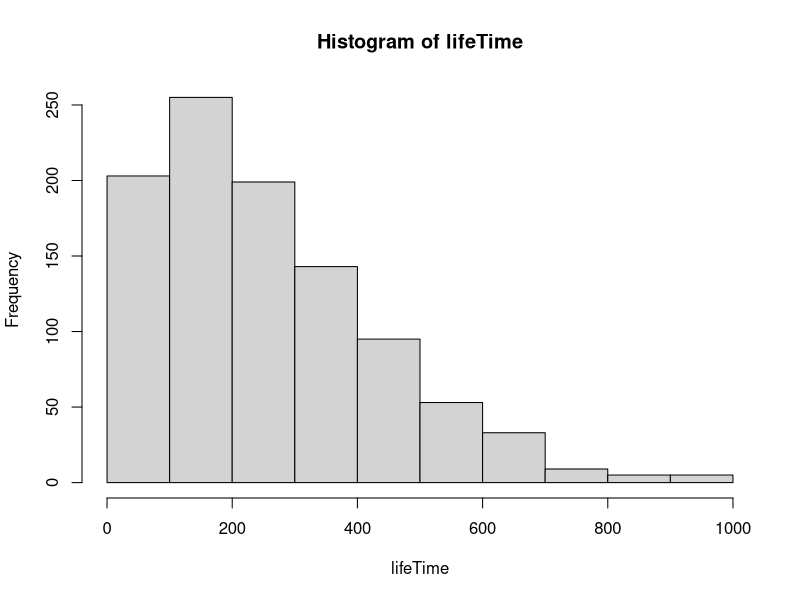

The R source for this figure: (Note: this script raises an error after producing the figure.)
############# Part 2
library(expm)
rm(list=ls())

#Initialize Q-matrix
Q = matrix(
  c(-0.0085,  0.005,  0.0025,       0,   0.001,
          0, -0.014,   0.005,   0.004,   0.005,
          0,      0,  -0.008,   0.003,   0.005,
          0,      0,       0,  -0.009,   0.009,
          0,      0,       0,       0,       0),
  nrow = 5,
  ncol = 5)
Q <- t(Q)


############# Task 7
#Initializations
woman = rep(1,1000) # Create 1000 women
N.iter = 1000
count = matrix(0, ncol = 5, nrow = N.iter) #

# Simulate the lifetime of the women
for (i in 1:N.iter){
  while (woman[i]<5){ #Woman has to have state under 5. otherwise they are dead 
    event = rexp(1,rate=-Q[woman[i],woman[i]])
    count[i,woman[i]] = event
    if (woman[i] <4){
    woman[i]=sample(x = c((woman[i]+1):5), size =1, replace =TRUE,
                    prob =-(Q[woman[i],(woman[i]+1):5])/Q[woman[i],woman[i]])
    }
    else{
      woman[i]=5
    }
  }
}

# Visualize the lifetime for the women
lifeTime = rowSums(count)
hist(lifeTime)
C = qchisq(p = c(0.025,0.975), df = 999)

# Confidence interval for standard deviation
conf=c(sqrt(999*var(lifeTime)/C[2]),sqrt(999*var(lifeTime)/C[1]))
mean(lifeTime)

n = length(lifeTime)
Conf_control1 = mean(lifeTime) - qt(0.975, df =n-1) * sd(lifeTime) / sqrt(n)
Conf_control2 = mean(lifeTime) + qt(0.975, df =n-1) * sd(lifeTime) / sqrt(n)
c(mean(lifeTime),Conf_control1,Conf_control2) #mean and CI for the mean

#survival rate after 30.5 months
(sum(rowSums(count[,1:2])>30.5 & (count[,3]!=0 | count[,4]!=0)))/1000

############# Task 8
Q = Q[1:4,1:4]
funk = function(t){
  ones = rep(1,4)
  p0 = c(1,0,0,0)

  p = vector()
  for (i in 1:length(t)){
    p[i] = 1 - p0%*%expm(x = Q*t[i])%*%ones
  }
  return(p)

}

plot(o,type ='l',lwd = 3)
lines(ecdf(lifeTime),col='red',lwd = 3)
ks.test(lifeTime, funk)

########## Opgave 9
# Q matrix for treatment
Q2 = matrix(c(-0.00475,0,0,0,0
              ,0.0025,-0.007,0,0,0
              ,0.00125,0,-0.008,0,0
              ,0,0.002,0.003,-0.009,0
              ,0.001,0.005,0.005,0.009,0),5,5)


woman = rep(1,1000) # Create 1000 women
count_treat = matrix(0, ncol = 5, nrow = N.iter) #

# Simulate the lifetime of the women with the treatment matrix
for (i in 1:N.iter){
  while (woman[i]<5){
    event = rexp(1,rate=-Q2[woman[i],woman[i]])
    count_treat[i,woman[i]] = event
    if (woman[i] <4){
      woman[i]=sample(x = c((woman[i]+1):5), size =1, replace =TRUE,
                      prob =-(Q2[woman[i],(woman[i]+1):5])/Q2[woman[i],woman[i]])
    }
    else{
      woman[i]=5
    }
  }
}
cdf = function(lifeTime){
  bins = sort(lifeTime)
  cdf.value = cumsum(hist(lifeTime, breaks = bins, plot=FALSE)$count)/1000
  return(list("t"=tail(bins,-1), "cdf"=cdf.value))
}

# Survival function for non-treatment
life_cdf=cdf(lifeTime)

S_func = function(cdf){
  S = (1000-cdf$cdf*1000)/1000
       return(S)
}
plot(life_cdf$t,S_func(life_cdf),'l')

# Survival function for treatment
lifeTimeTreat =rowSums(count_treat)
lifeTreat_cdf=cdf(lifeTimeTreat)
plot(lifeTreat_cdf$t,S_func(lifeTreat_cdf),'l')

# Plot with death rate for treat and non-treat
plot(life_cdf$t,S_func(life_cdf),col = 'red',type='s',xlab = 't [months]', ylab = 'Women_Alive')
lines(lifeTreat_cdf$t,S_func(lifeTreat_cdf),col='blue',type='s')
title('Survival functions')


############# Opgave 10
# Log rank test
N1 = head(S_func(life_cdf)*1000,-1)
N2 = head(S_func(lifeTreat_cdf)*1000,-1)
N = N1+N2

O1 = abs(diff(N1))
O2 = abs(diff(N2))
O = abs(diff(N))

N = tail(N,-1)
N2 = tail(N2,-1)

#Calculate the expected value
E2 = O/N*N2

#Calculate the variance
V = (O*(N2/N)*(1-N2/N)*(N-O))/(N-1)

#Calculate the test statistic
Z = sum(O2-E2)/sum(V)

#Find the p-value
pValue = 1-pnorm(Z)
